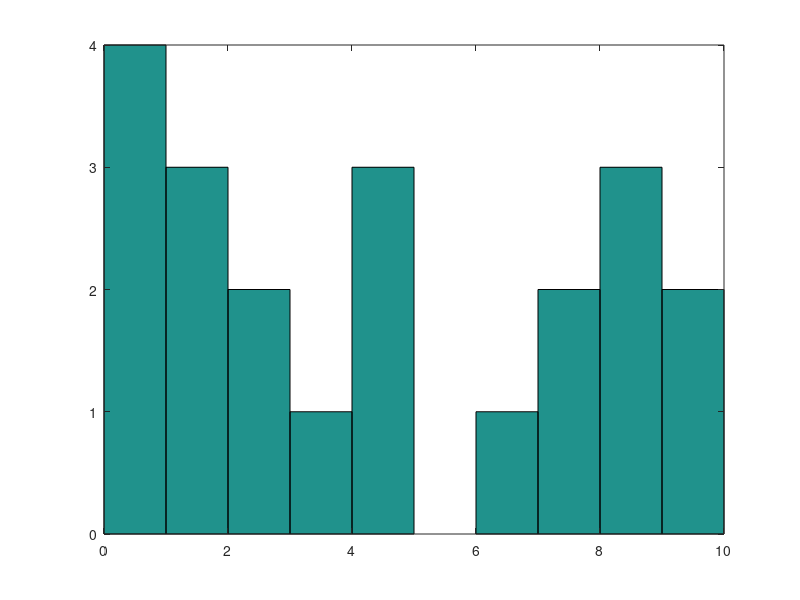
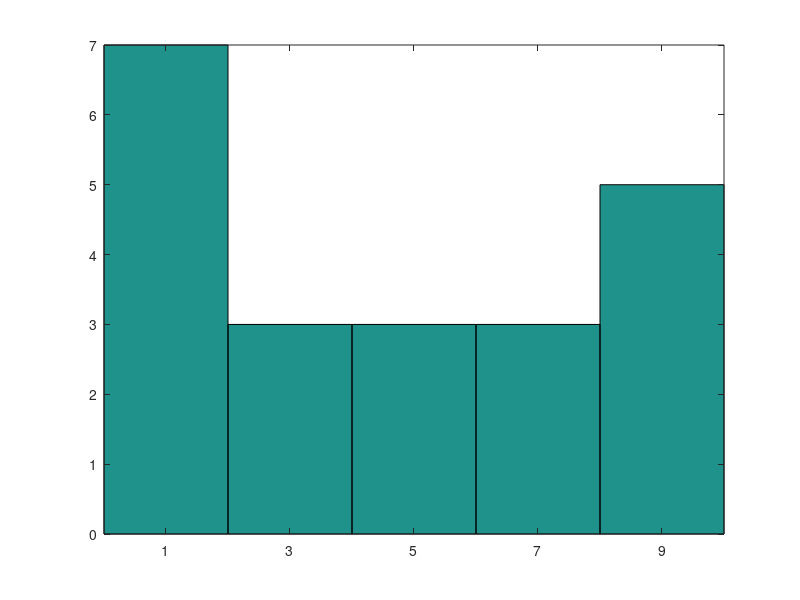

These figures' MATLAB source, in order:
clear all;

%array creation
A = [2 100 4 11]
B = [2,0,5,1]

%3*3 matrix
c = [4 3 1; 3 3 2; 9 1 0]

%create a matrix is to use a function
zero = zeros(3,1)
one = ones(3,2)

%matrix and array operations
OP = A + 3

%transpose a matrix
OP1 = OP'

%concatenation, joining arrays to make larger ones
NewArray = [A,B]

%returns an n-by-n matrix with equal row and coloumn sums
Col_Row_Equal = magic(4)

%calling functions
Max_Col=max(Col_Row_Equal) % returns the maximum elements of an array
Min_FirstCol=min(Col_Row_Equal (1:2,1)) % returns the minimum element of first column.
Min_FirstRow=min(Col_Row_Equal (1,:)); % returns the minimum element of row
Mat_Size=size(Col_Row_Equal) % returns a row vector whose elements are the lengths of the corresponding dimensions of matrix

mean_dataset=mean(A)
% let’s create a new vector to implement Variance and standard_deviation
vector=[2, 1.8, 1.5 ,1.9]
Variance=var(vector)
standard_deviation=std(vector)

x = [0 2 9 2 5 8 7 3 1 9 4 3 5 8 10 0 1 2 9 5 10]
figure (1)
hist(x)


nbins = 5
figure (2)
hist(x,nbins)
